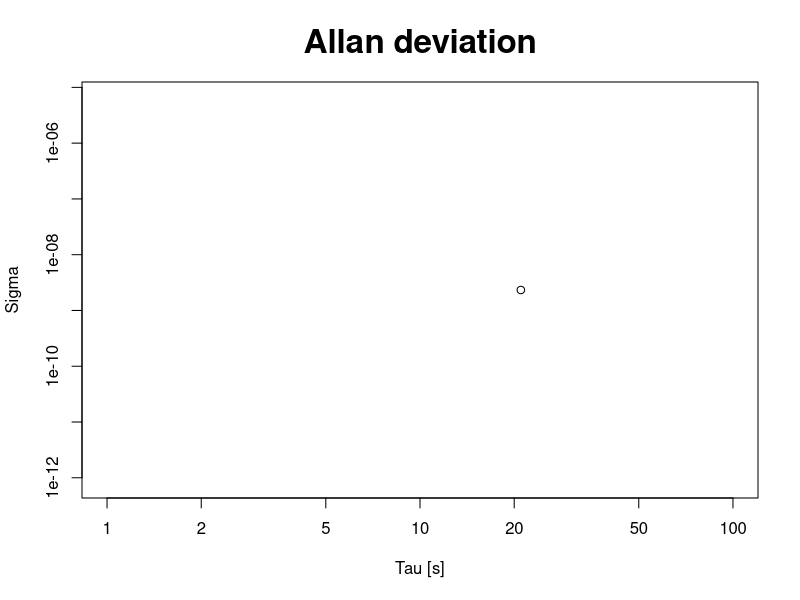

R code for this plot:
#################################################################
#################################################################
# Allan deviation                                               #
#                                                               #
#                                                               #
# Christoph Schwaerzler, OE1CGS                                 #
# 08.12.2023                                                    #
#################################################################
#################################################################

library(readxl)
library(writexl)

tau0 = 21                                     # Inherent Tau of the measured data
minsample = 20                                # Minimum required data points for calculating sigma

# Read Excel-File 'Allan.xlsx'
setwd("/mnt/mc1cifs/RCO/Tests/SHT/Allan Deviation/")
data<-read_xlsx("Allan.xlsx", col_names = FALSE, col_types = "numeric")
data = unlist(data)

nmax = floor(log2(length(data) / minsample)) # Max power of 2 to ensure minsample
erg  = matrix(0, nrow = nmax+1, ncol = 2)    # Results are stored here
nomfreq = median(data)                       # Nominal frequency is defined as median value of data

for (n in 0:nmax){                           # Loop of Tau's
  sigma = 0
  for(offset in 0:(2^n-1)){                  # Loop of Offsets for data within one Tau
    M =    0
    ysum = 0
    for(i in seq((1+offset),(length(data)-(2^n)),(2^n))){        # Loop of individual measurements
      yi1 = (data[i+2^n] / nomfreq) - 1
      yi0 = (data[i]     / nomfreq) - 1
      M = M + 1
      ysum = ysum + (yi1-yi0)^2
#      cat("n:",n,"offset",offset,"i",i,"data:",yi1-yi0,"\n")    # Only for testing
    }
    sig2 = 0.5/(M-1)*ysum                                        # Allan variance for individual series
    sig = sqrt(sig2)                                             # Allan deviation for individual series
#    cat("sig:",sig,"\n")                                        # Only for testing
    sigma = sigma + sig
  }
  sigma = sigma / (offset + 1)                                   # Allan deviation for specific Tau
  tau = tau0 * 2^n
  erg[n+1,1] = tau
  erg[n+1,2] = sigma
}

xmax = 10^(ceiling(log10(max(erg[,1]))))
plot(erg[,1], erg[,2], xlim=c(1,xmax), log ="xy", type = "b",
     main = "Allan deviation", xlab="Tau [s]", ylab = "Sigma", cex.main=2)

res = data.frame(erg)
colnames(res) = c('Tau','Sigma')
write_xlsx(res,path="Allan_results.xlsx",col_names=T)
